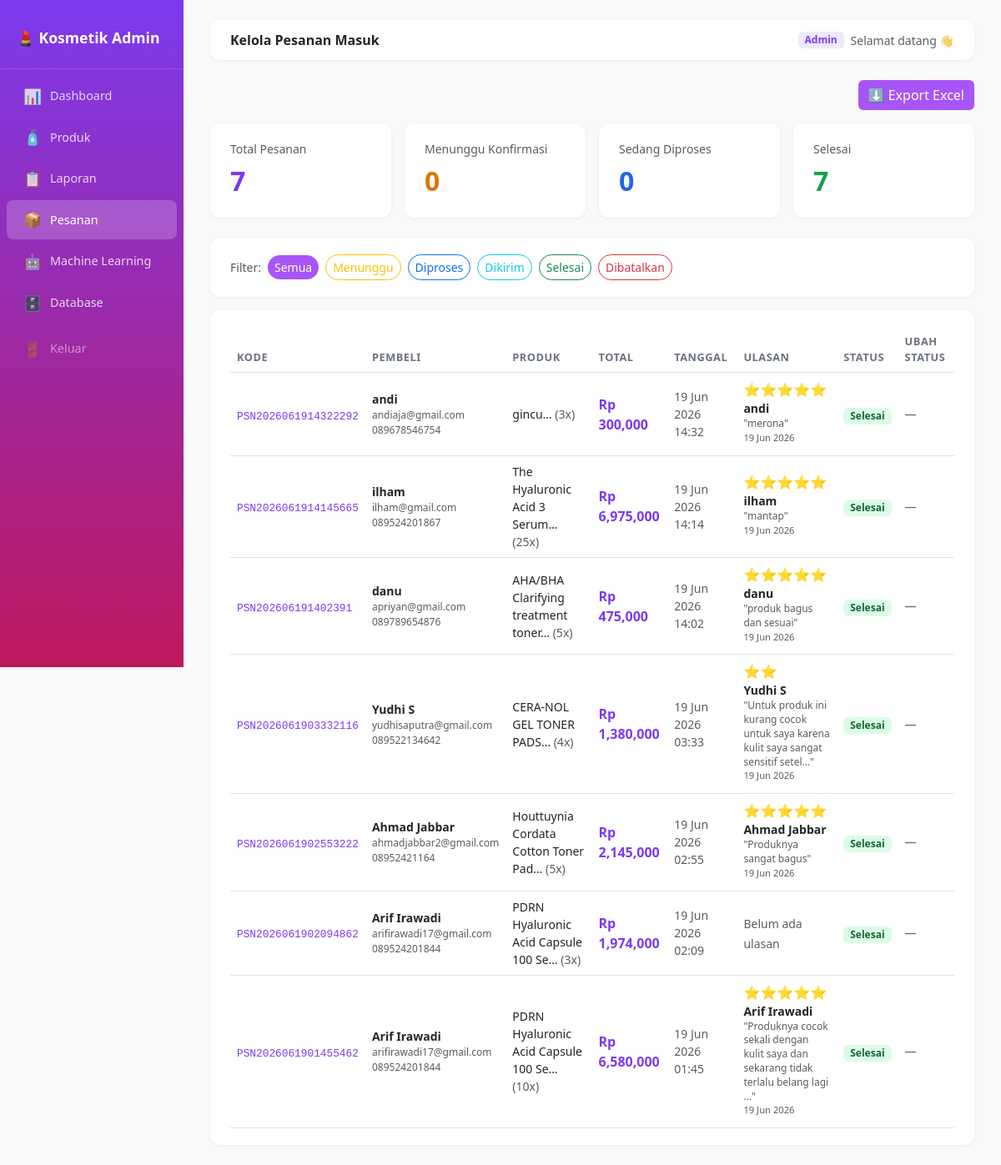
/pesanan (signed in), run on an earlier commit of the app's database.
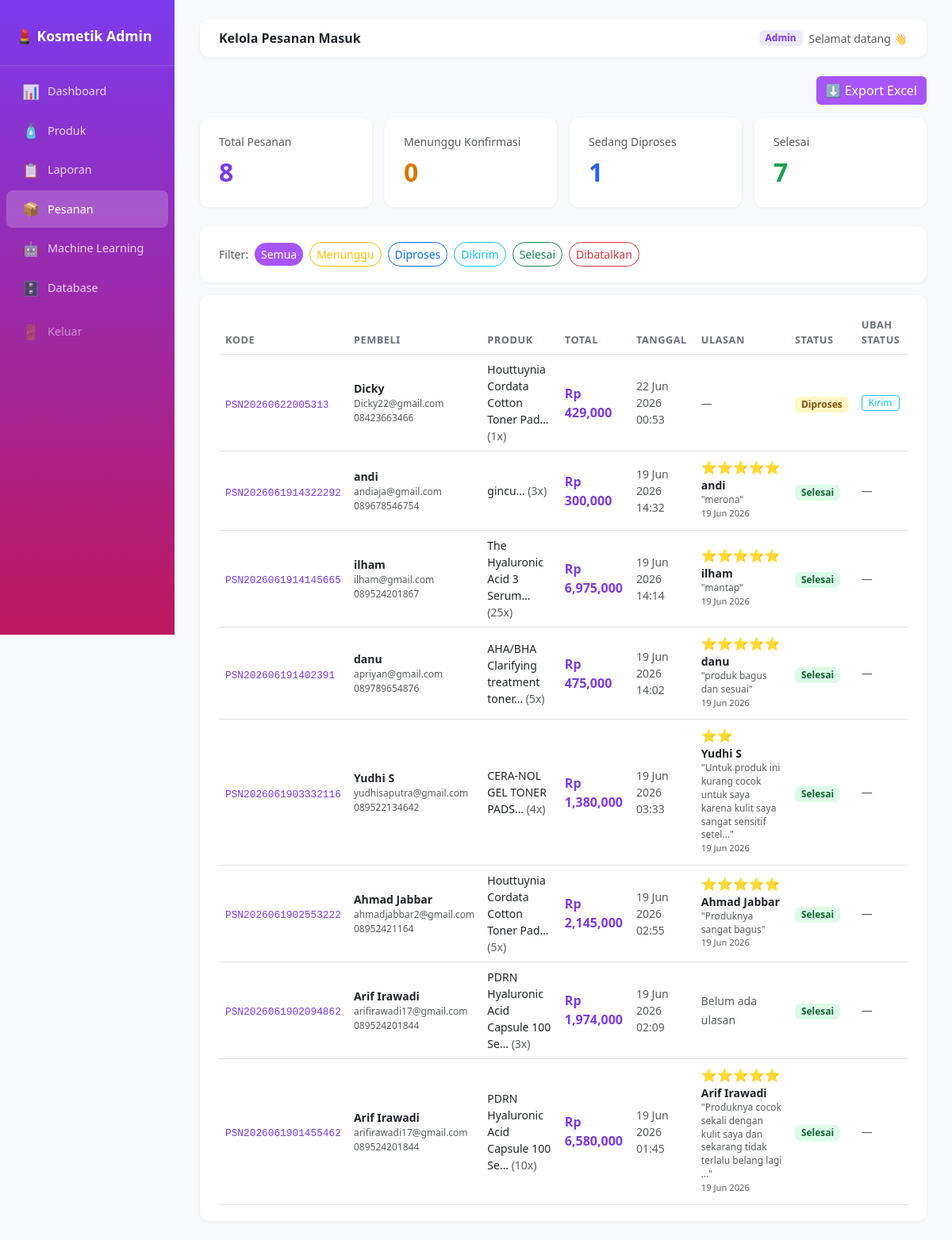
And on a later commit of the database.
### admin/app_admin.py (models this page shows)
class Pesanan(db.Model):
    id           = db.Column(db.Integer, primary_key=True)
    kode         = db.Column(db.String(30), unique=True)
    nama_pembeli = db.Column(db.String(100))
    email        = db.Column(db.String(100))
    no_hp        = db.Column(db.String(20))
    alamat       = db.Column(db.Text)
    total_harga  = db.Column(db.Float)
    status       = db.Column(db.String(20), default='Menunggu')
    tanggal      = db.Column(db.String(30))
    items        = db.relationship('PesananItem', backref='pesanan')

class PesananItem(db.Model):
    id         = db.Column(db.Integer, primary_key=True)
    pesanan_id = db.Column(db.Integer, db.ForeignKey('pesanan.id'))
    produk_id  = db.Column(db.Integer, db.ForeignKey('produk.id'))
    jumlah     = db.Column(db.Integer)
    harga_saat = db.Column(db.Float)
    produk     = db.relationship('Produk')

class Produk(db.Model):
    id          = db.Column(db.Integer, primary_key=True)
    brand       = db.Column(db.String(100))
    nama        = db.Column(db.String(200))
    tipe        = db.Column(db.String(50))
    ukuran      = db.Column(db.String(50))
    harga       = db.Column(db.Float)
    stok        = db.Column(db.Integer, default=0)
    terjual     = db.Column(db.Integer, default=0)
    rating      = db.Column(db.Float, default=0)
    bpom_id     = db.Column(db.String(50))
    url         = db.Column(db.String(300))
    deskripsi   = db.Column(db.Text)
    ingredients = db.Column(db.Text)
    gambar      = db.Column(db.String(200))

class Review(db.Model):
    id           = db.Column(db.Integer, primary_key=True)
    pesanan_id   = db.Column(db.Integer, db.ForeignKey('pesanan.id'))
    produk_id    = db.Column(db.Integer, db.ForeignKey('produk.id'))
    nama         = db.Column(db.String(100))
    rating       = db.Column(db.Integer)
    komentar     = db.Column(db.Text)
    tanggal      = db.Column(db.String(30))
    produk       = db.relationship('Produk', backref='reviews')
    pesanan      = db.relationship('Pesanan', backref='reviews')

### admin/app_admin.py (the view)
@app.route('/pesanan')
def pesanan():
    if not cek_login(): return redirect('/')
    status_filter = request.args.get('status','')
    query = Pesanan.query
    if status_filter: query = query.filter(Pesanan.status==status_filter)
    pesanan_list = query.order_by(Pesanan.id.desc()).all()
    return render_template('admin_pesanan.html', pesanan_list=pesanan_list,
        status_filter=status_filter,
        total_pesanan=Pesanan.query.count(),
        total_menunggu=Pesanan.query.filter_by(status='Menunggu').count(),
        total_diproses=Pesanan.query.filter_by(status='Diproses').count(),
        total_selesai=Pesanan.query.filter_by(status='Selesai').count())

### admin/app_admin.py (called while the page is built)
def cek_login():
    return session.get('login', False)

### admin/templates/admin_pesanan.html (shortened to what this page needs)
{% extends 'base.html' %}
{% block page_title %}Kelola Pesanan Masuk{% endblock %}
{% block content %}
<div class="mb-3 text-end">
  <a href="/pesanan/export" class="btn btn-purple text-white">
    ⬇️ Export Excel
  </a>
</div>
<div class="row g-3 mb-4">
  <div class="col-md-3">
    <div class="card-stat">
      <div class="text-muted small mb-1">Total Pesanan</div>
      <div class="fs-2 fw-bold" style="color:#7c3aed">{{ total_pesanan }}</div>
    </div>
  </div>
  <div class="col-md-3">
    <div class="card-stat">
      <div class="text-muted small mb-1">Menunggu Konfirmasi</div>
      <div class="fs-2 fw-bold" style="color:#d97706">{{ total_menunggu }}</div>
    </div>
  </div>
  <div class="col-md-3">
    <div class="card-stat">
      <div class="text-muted small mb-1">Sedang Diproses</div>
      <div class="fs-2 fw-bold" style="color:#2563eb">{{ total_diproses }}</div>
    </div>
  </div>
  <div class="col-md-3">
    <div class="card-stat">
      <div class="text-muted small mb-1">Selesai</div>
      <div class="fs-2 fw-bold" style="color:#16a34a">{{ total_selesai }}</div>
    </div>
  </div>
</div>
<div class="card-stat mb-3 d-flex gap-2 flex-wrap align-items-center">
  <span class="text-muted small">Filter:</span>
  <a href="/pesanan" class="btn btn-sm {% if not status_filter %}btn-purple text-white{% else %}btn-outline-secondary{% endif %}" style="border-radius:20px;{% if not status_filter %}background:#a855f7;border-color:#a855f7{% endif %}">Semua</a>
  {% for s, warna in [('Menunggu','warning'),('Diproses','primary'),('Dikirim','info'),('Selesai','success'),('Dibatalkan','danger')] %}
  <a href="/pesanan?status={{ s }}" class="btn btn-sm btn-outline-{{ warna }} {% if status_filter==s %}active{% endif %}" style="border-radius:20px">{{ s }}</a>
  {% endfor %}
</div>
<div class="card-stat">
  <div class="table-responsive">
    <table class="table table-hover align-middle mb-0">
      <thead><tr>
        <th>Kode</th><th>Pembeli</th><th>Produk</th><th>Total</th><th>Tanggal</th><th>Ulasan</th><th>Status</th><th>Ubah Status</th>
      </tr></thead>
      <tbody>
      {% for p in pesanan_list %}
      <tr>
        <td><code style="color:#7c3aed;font-size:.8rem">{{ p.kode }}</code></td>
        <td>
          <div class="fw-semibold small">{{ p.nama_pembeli }}</div>
          <div class="text-muted" style="font-size:.75rem">{{ p.email }}</div>
          <div class="text-muted" style="font-size:.75rem">{{ p.no_hp }}</div>
        </td>
        <td class="small">
          {% for item in p.items %}
          <div>{{ item.produk.nama[:35] if item.produk else '-' }}… <span class="text-muted">({{ item.jumlah }}x)</span></div>
          {% endfor %}
        </td>
        <td class="fw-bold" style="color:#7c3aed">Rp {{ "{:,.0f}".format(p.total_harga) }}</td>
        <td class="text-muted small">{{ p.tanggal }}</td>
        <td style="max-width:180px">
          {% if p.status == 'Selesai' %}
            {% set rev = p.reviews %}
            {% if rev %}
              {% for r in rev %}
              <div class="mb-1">
                <div>{% for i in range(r.rating) %}⭐{% endfor %}</div>
                <div class="fw-semibold small">{{ r.nama }}</div>
                <div class="text-muted" style="font-size:.75rem;line-height:1.4">
                  "{{ r.komentar[:80] }}{% if r.komentar|length > 80 %}…{% endif %}"
                </div>
                <div class="text-muted" style="font-size:.7rem">{{ r.tanggal }}</div>
              </div>
              {% endfor %}
            {% else %}
              <span class="text-muted small">Belum ada ulasan</span>
            {% endif %}
          {% else %}
            <span class="text-muted small">—</span>
          {% endif %}
        </td>
        <td>
          <span class="badge px-2 py-1" style="font-size:.75rem;
            background:{% if p.status=='Selesai' %}#dcfce7;color:#166534
            {% elif p.status=='Dikirim' %}#dbeafe;color:#1e40af
            {% elif p.status=='Diproses' %}#fef9c3;color:#854d0e
            {% elif p.status=='Dibatalkan' %}#fee2e2;color:#991b1b
            {% else %}#fef9c3;color:#854d0e{% endif %}">
            {{ p.status }}
          </span>
        </td>
        <td>
          <div class="d-flex gap-1 flex-wrap">
            {% if p.status == 'Menunggu' %}
            <a href="/pesanan/update/{{ p.id }}/Diproses" class="btn btn-sm btn-outline-primary py-0 px-2" style="font-size:.75rem">Proses</a>
            <a href="/pesanan/update/{{ p.id }}/Dibatalkan" class="btn btn-sm btn-outline-danger py-0 px-2" style="font-size:.75rem">Batalkan</a>
            {% elif p.status == 'Diproses' %}
            <a href="/pesanan/update/{{ p.id }}/Dikirim" class="btn btn-sm btn-outline-info py-0 px-2" style="font-size:.75rem">Kirim</a>
            {% elif p.status == 'Dikirim' %}
            <a href="/pesanan/update/{{ p.id }}/Selesai" class="btn btn-sm btn-outline-success py-0 px-2" style="font-size:.75rem">Selesai</a>
            {% else %}
            <span class="text-muted small">—</span>
            {% endif %}
          </div>
        </td>
      </tr>
      {% endfor %}
      </tbody>
    </table>
  </div>
</div>
{% endblock %}

### admin/templates/base.html (shortened to what this page needs)
<!DOCTYPE html>
<html lang="id">
<head>
  <link href="https://cdn.jsdelivr.net/npm/bootstrap@5.3.0/dist/css/bootstrap.min.css" rel="stylesheet">
</head>
<body>
<div class="sidebar">
  <div class="brand">💄 Kosmetik Admin</div>
  <nav class="mt-2">
    <a href="/dashboard" class="{% if request.path=='/dashboard' %}active{% endif %}"><span>📊</span> Dashboard</a>
    <a href="/produk"    class="{% if '/produk' in request.path %}active{% endif %}"><span>🧴</span> Produk</a>
    <a href="/laporan"   class="{% if request.path=='/laporan' %}active{% endif %}"><span>📋</span> Laporan</a>
    <a href="/pesanan" class="{% if request.path=="/pesanan" %}active{% endif %}"><span>📦</span> Pesanan</a>
    <a href="/ml" class="{% if '/ml' in request.path %}active{% endif %}"><span>🤖</span> Machine Learning</a>
    <a href="/database" class="{% if '/database' in request.path %}active{% endif %}"><span>🗄️</span> Database</a>
    <a href="/logout" class="mt-2" style="color:rgba(255,255,255,.5)"><span>🚪</span> Keluar</a>
  </nav>
</div>
<div class="main-content">
  <div class="topbar">
    <div>
      <span class="fw-semibold">{% block page_title %}Dashboard{% endblock %}</span>
    </div>
    <div class="d-flex align-items-center gap-2">
      <span class="badge" style="background:#ede9fe;color:#7c3aed">Admin</span>
      <span class="text-muted small">Selamat datang 👋</span>
    </div>
  </div>
  {% block content %}{% endblock %}
</div>
</body>
</html>

### admin/templates/base.html (style rules this page uses)
:root { --pink:#e879a0;--purple:#a855f7;--soft:#fdf4ff; }
body { background:#f8f9fa;font-family:'Segoe UI',sans-serif; }
.sidebar { width:220px;min-height:100vh;background:linear-gradient(180deg,#7c3aed,#be185d);position:fixed;top:0;left:0;padding-top:1rem; }
.sidebar .brand { color:#fff;font-size:1.1rem;font-weight:700;padding:1rem 1.25rem 1.5rem;border-bottom:1px solid rgba(255,255,255,.15); }
.sidebar a { display:flex;align-items:center;gap:10px;color:rgba(255,255,255,.8);text-decoration:none;padding:.65rem 1.25rem;border-radius:8px;margin:.15rem .5rem;font-size:.9rem;transition:.2s; }
.sidebar a:hover,.sidebar a.active { background:rgba(255,255,255,.2);color:#fff; }
.sidebar a span { font-size:1.1rem; }
.main-content { margin-left:220px;padding:1.5rem 2rem; }
.topbar { background:#fff;border-radius:12px;padding:.75rem 1.5rem;display:flex;align-items:center;justify-content:space-between;margin-bottom:1.5rem;box-shadow:0 1px 4px rgba(0,0,0,.06); }
.card-stat { background:#fff;border-radius:12px;padding:1.25rem 1.5rem;border:none;box-shadow:0 1px 4px rgba(0,0,0,.06); }
.table th { font-size:.8rem;color:#6b7280;font-weight:600;text-transform:uppercase;letter-spacing:.04em; }
.btn-purple { background:var(--purple);color:#fff;border:none; }

What changed in the data, as far as the page shows it:
added Pesanan: kode "PSN20260622005313", nama_pembeli "Dicky", email "Dicky22@gmail.com", no_hp "08423663466", total_harga "429,000", tanggal "22 Jun 2026 00:53", status "Diproses"
added PesananItem: produk "Houttuynia Cordata Cotton Toner Pad", jumlah "1", shown under "PSN20260622005313"
Also different on the page:
{{ total_pesanan }}: "7" → "8"
{{ total_diproses }}: "0" → "1"
